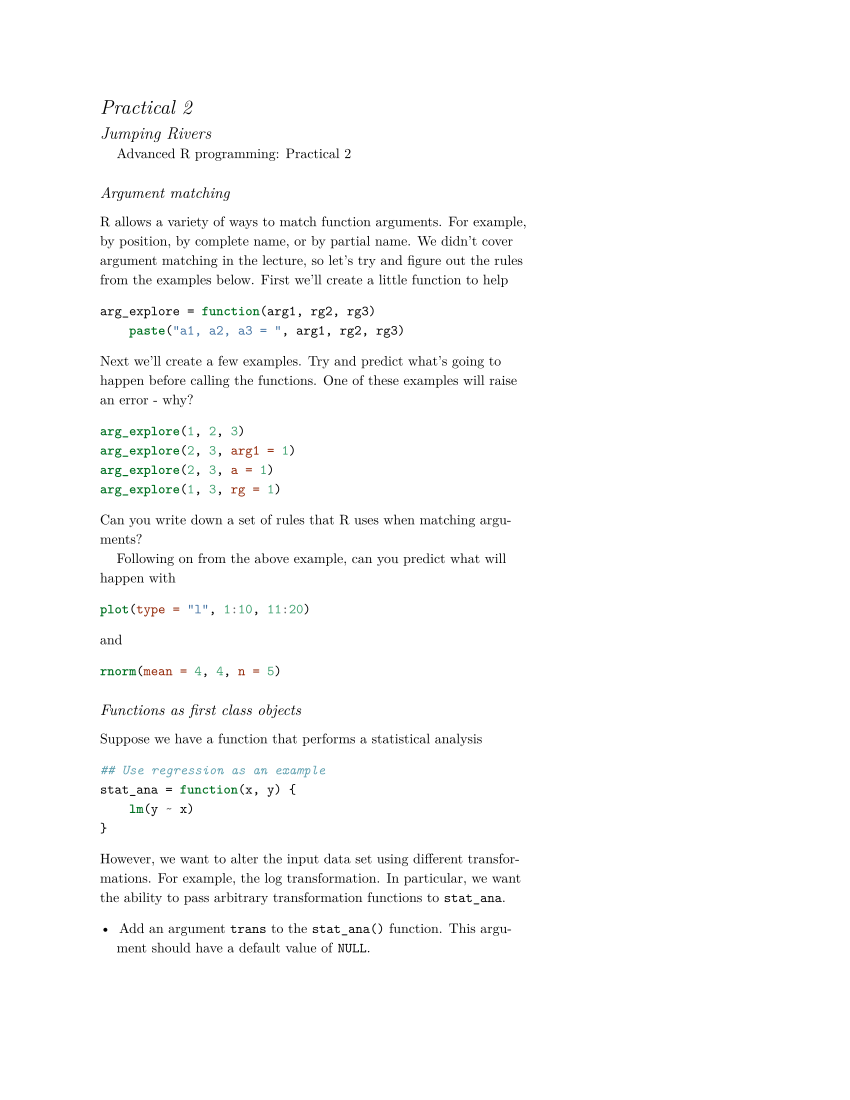

Write R code to recreate this figure.
## ----echo=FALSE----------------------------
library(tufte)
knitr::opts_chunk$set(results = "hide", echo = FALSE)

## ---- tidy=FALSE, echo = TRUE--------------
arg_explore = function(arg1, rg2, rg3)
    paste("a1, a2, a3 = ", arg1, rg2, rg3)

## ---- eval=FALSE, echo = TRUE--------------
#  arg_explore(1, 2, 3)
#  arg_explore(2, 3, arg1 = 1)
#  arg_explore(2, 3, a = 1)
#  arg_explore(1, 3, rg = 1)

## ---- tidy=FALSE---------------------------
## SOLUTION
## See http://goo.gl/NKsved for the offical document
## To summeriase, matching happens in a three stage pass:
#1. Exact matching on tags
#2. Partial matching on tags.
#3. Positional matching

## ---- fig.keep="none", echo = TRUE---------
plot(type="l", 1:10, 11:20)

## ---- results='hide', echo = TRUE----------
rnorm(mean=4, 4, n=5)

## ---- tidy=FALSE, results='hide', fig.keep='none'----
## SOLUTION
#plot(type="l", 1:10, 11:20) is equivilent to
plot(x=1:10, y=11:20, type="l")
#rnorm(mean=4, 4, n=5) is equivilent to
rnorm(n=5, mean=4, sd=4)

## ---- echo = TRUE--------------------------
## Use regression as an example
stat_ana = function(x, y) {
  lm(y ~ x)
}

## ----  tidy=FALSE, results='hide', fig.keep='none'----
## SOLUTION
stat_ana = function(x, y, trans=NULL) {
  lm(y ~ x)
}

## ---- eval=FALSE, echo = TRUE--------------
#  stat_ana(x, y, trans=log)

## ----  tidy=FALSE, results='hide', fig.keep='none'----
## SOLUTION
stat_ana = function(x, y, trans=NULL) {
  if(is.function(trans)) {
    x = trans(x)
    y = trans(y)
  }
  lm(y ~ x)
}

## ----  tidy=FALSE, results='hide', fig.keep='none'----
## SOLUTION
stat_ana = function(x, y, trans=NULL) {
  if(is.function(trans)) {
    x = trans(x)
    y = trans(y)
  } else if (trans == "normalise") {
    x = scale(x)
    y = scale(y)
  }
  lm(y ~ x)
}

## ---- results='hide', echo = TRUE----------
f = function(x) return(x + 1)
f(10)

## ----  tidy=FALSE--------------------------
##Nothing strange here. We just get
f(10)

## ---- results='hide', echo = TRUE----------
f = function(x) {
  f = function(x) {
    x + 1
  }
  x = x + 1
  return(f(x))
}
f(10)

## ---- results='hide', echo = TRUE----------
f = function(x) {
  f = function(x) {
    f = function(x) {
      x + 1
    }
    x = x + 1
    return(f(x))
  }
  x = x + 1
  return(f(x))
}
f(10)

## ------------------------------------------
## Solution: The easiest way to understand is to use print statements
f = function(x) {
  f = function(x) {
    f = function(x) {
      message("f1: = ", x)
      x + 1
    }
    message("f2: = ", x)
    x = x + 1
    return(f(x))
  }
  message("f3: = ", x)
  x = x + 1
  return(f(x))
}
f(10)

## ---- results='hide'-----------------------
f = function(x) {
  f = function(x) {
    x = 100
    f = function(x) {
      x + 1
    }
    x = x + 1
    return(f(x))
  }
  x = x + 1
  return(f(x))
}
f(10)

## ----  results='hide'----------------------
##Solution: The easiest way to understand is to use print statements as above

## ------------------------------------------
poisson = function(lambda) {
     r = function(n=1) rpois(n, lambda)
     d = function(x, log=FALSE) dpois(x, lambda, log=log)
     return(list(r=r, d=d))
}

## ------------------------------------------
geometric = function(prob) {
     r = function(n=1) rgeom(n, prob)
     d = function(x, log=FALSE) dgeom(x, prob, log=log)
     return(list(r=r, d=d))
}

## ----echo = TRUE, error = TRUE, eval = FALSE----
#  dd = data.frame(w = rnorm(10),
#                  x = letters[1:10],
#                  y = rnorm(10),
#                  z = rnorm(10)
#  )
#  
#  max_cols = rep(NA, ncol(dd))
#  for (i in seq_along(dd)) {
#    max_cols[i] = max(dd[, i])
#  }
#  max_cols

## ---- eval = FALSE, error = FALSE----------
#  dd = data.frame(w = rnorm(10),
#                  x = letters[1:10],
#                  y = rnorm(10),
#                  z = rnorm(10)
#  )
#  
#  max_cols = rep(NA, ncol(dd))
#  for (i in seq_along(dd)) {
#    try(max_cols[i] <- max(dd[, i]))
#  }
#  max_cols

## ---- eval=FALSE, echo = TRUE--------------
#  library("jrAdvPackage")
#  vignette("solutions2", package="jrAdvPackage")
